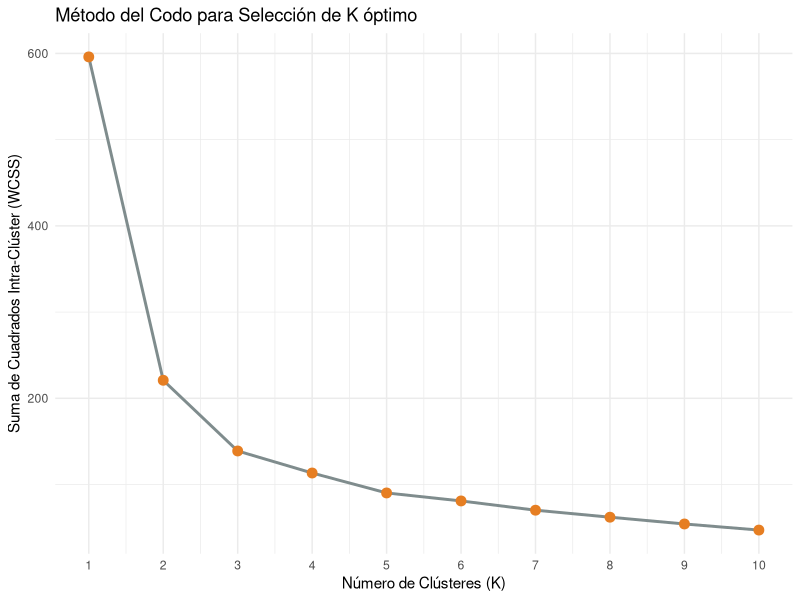
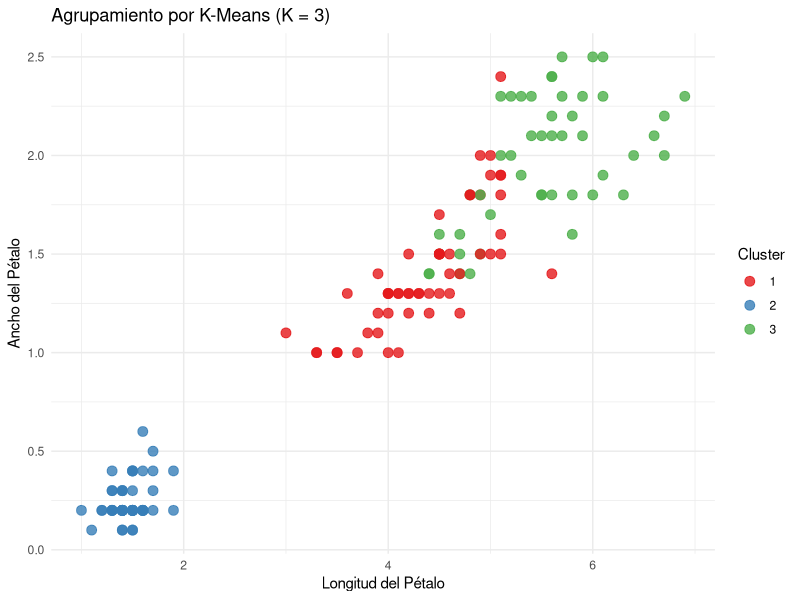

R code for these plots, in order:
# ==============================================================================
# 05_clustering_kmeans.R: Agrupamiento por K-Means y Método del Codo
# ==============================================================================

# 1. Carga de librerías
library(tidyverse)

# 2. Carga y preprocesamiento de datos
data("iris")
# Para clustering no supervisado, removemos la variable etiqueta (Species) y escalamos
datos_num <- iris %>% 
  select(-Species) %>% 
  scale() %>% 
  as_tibble()

# 3. Selección de K: Método del Codo (Elbow Method)
set.seed(222)
wcss <- numeric()
valores_k <- 1:10

for (k in valores_k) {
  modelo_km <- kmeans(datos_num, centers = k, nstart = 20)
  wcss[k] <- modelo_km$tot.withinss
}

# Crear dataframe para el gráfico del codo
datos_codo <- tibble(K = valores_k, WCSS = wcss)

# Gráfico del método del codo
ggplot(datos_codo, aes(x = K, y = WCSS)) +
  geom_line(color = "#7f8c8d", size = 1) +
  geom_point(color = "#e67e22", size = 3) +
  scale_x_continuous(breaks = valores_k) +
  theme_minimal() +
  labs(title = "Método del Codo para Selección de K óptimo",
       x = "Número de Clústeres (K)",
       y = "Suma de Cuadrados Intra-Clúster (WCSS)")

# 4. Entrenamiento del modelo final con K óptimo (K = 3)
k_optimo <- 3
modelo_final <- kmeans(datos_num, centers = k_optimo, nstart = 25)

# Visualización de los Clústeres
datos_grafico <- iris %>% 
  mutate(Cluster = as.factor(modelo_final$cluster))

ggplot(datos_grafico, aes(x = Petal.Length, y = Petal.Width, color = Cluster)) +
  geom_point(size = 3, alpha = 0.8) +
  theme_minimal() +
  scale_color_brewer(palette = "Set1") +
  labs(title = "Agrupamiento por K-Means (K = 3)",
       x = "Longitud del Pétalo",
       y = "Ancho del Pétalo")
